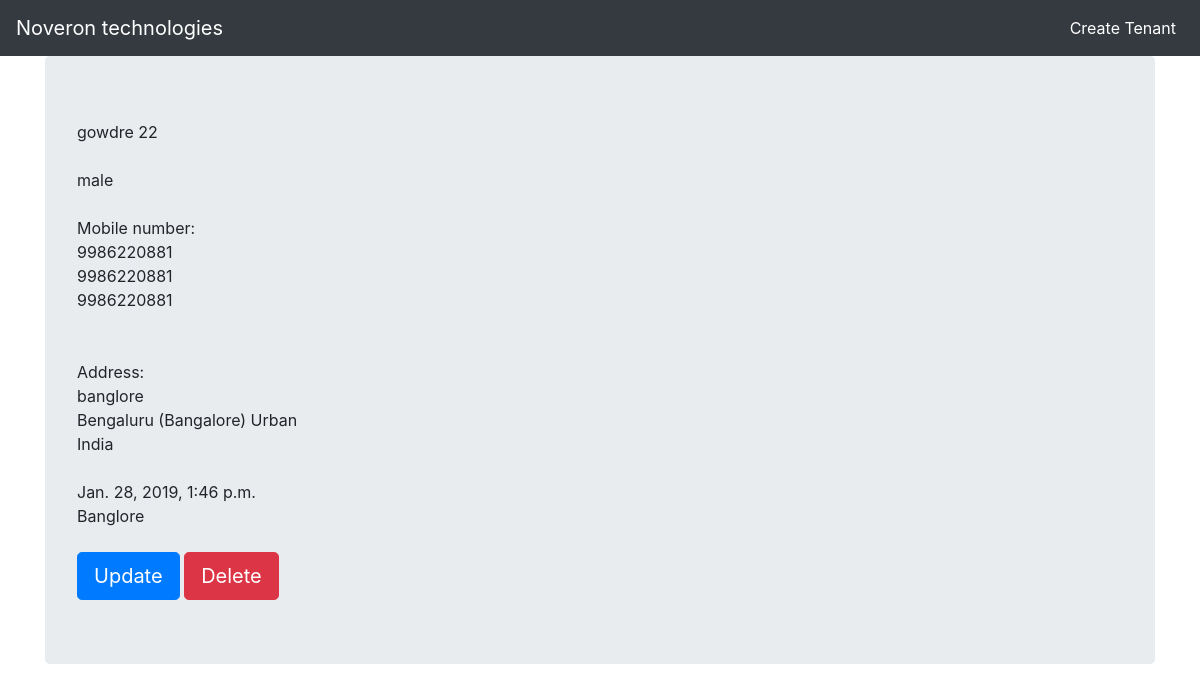
Page /tenants/4/gowdre/ on the committed database.
### delta/models.py (models this page shows, shortened)
class Tenants(models.Model):
    GENDER_CHOICE = {
        ('male', 'Male'), ('female', 'Female') ,('others', 'Others')
    }
    name=models.CharField(max_length=100)
    age=models.IntegerField(blank='true')
    gender = models.CharField(max_length=20, choices=GENDER_CHOICE, default='male')
    slug = models.SlugField(max_length=60)
    mobileno_1=models.CharField(max_length=10)
    mobileno_2=models.CharField(max_length=10)
    mobileno_3=models.CharField(max_length=10)
    address = models.TextField(max_length=200)
    city = models.CharField(max_length=30)
    country = models.CharField(max_length=30)
    created_on=models.DateTimeField(default=timezone.now)
    location = models.CharField(max_length=100)
    body=models.TextField(null=True,blank=True)

### delta/views.py (the view)
# urls.py: path('tenants/<int:id>/<str:slug>/', views.Detail.as_view(), name='detail'),
class Detail(DetailView):
    model = Tenants

### delta/templates/delta/tenants_detail.html
{% extends 'delta/base.html' %}
{% block content %}
<div class="jumbotron">
    {{object.name}} {{object.age}}
    <br>
    <br>
    {{object.gender}}
    <br> <br>
    Mobile number:
     <br>
    {{object.mobileno_1}}
    <br>
    {{object.mobileno_2}}
    <br>
    {{object.mobileno_3}}
    <br>
     <br> <br>
    Address:
    <br>
    {{object.address}}
    <br>
    {{object.city}}
    <br>
    {{object.country}}
    <br>  <br>
    {{object.created_on}}
    <br>
    {{object.location}}
      <br> <br>
    <a href="{%url 'update' object.id object.slug %}"  class="btn btn-primary btn-lg " >Update</a>
    <a href="{%url 'delete' object.id object.slug %}" class="btn btn-danger btn-lg "   >Delete</a>
</div>
{% endblock %}

### rows in the picture
Tenants: name "gowdre", age "22", gender "male", mobileno_1 "9986220881", mobileno_2 "9986220881", mobileno_3 "9986220881", address "banglore", city "Bengaluru (Bangalore) Urban", country "India", created_on "Jan. 28, 2019, 1:46 p.m.", location "Banglore"
